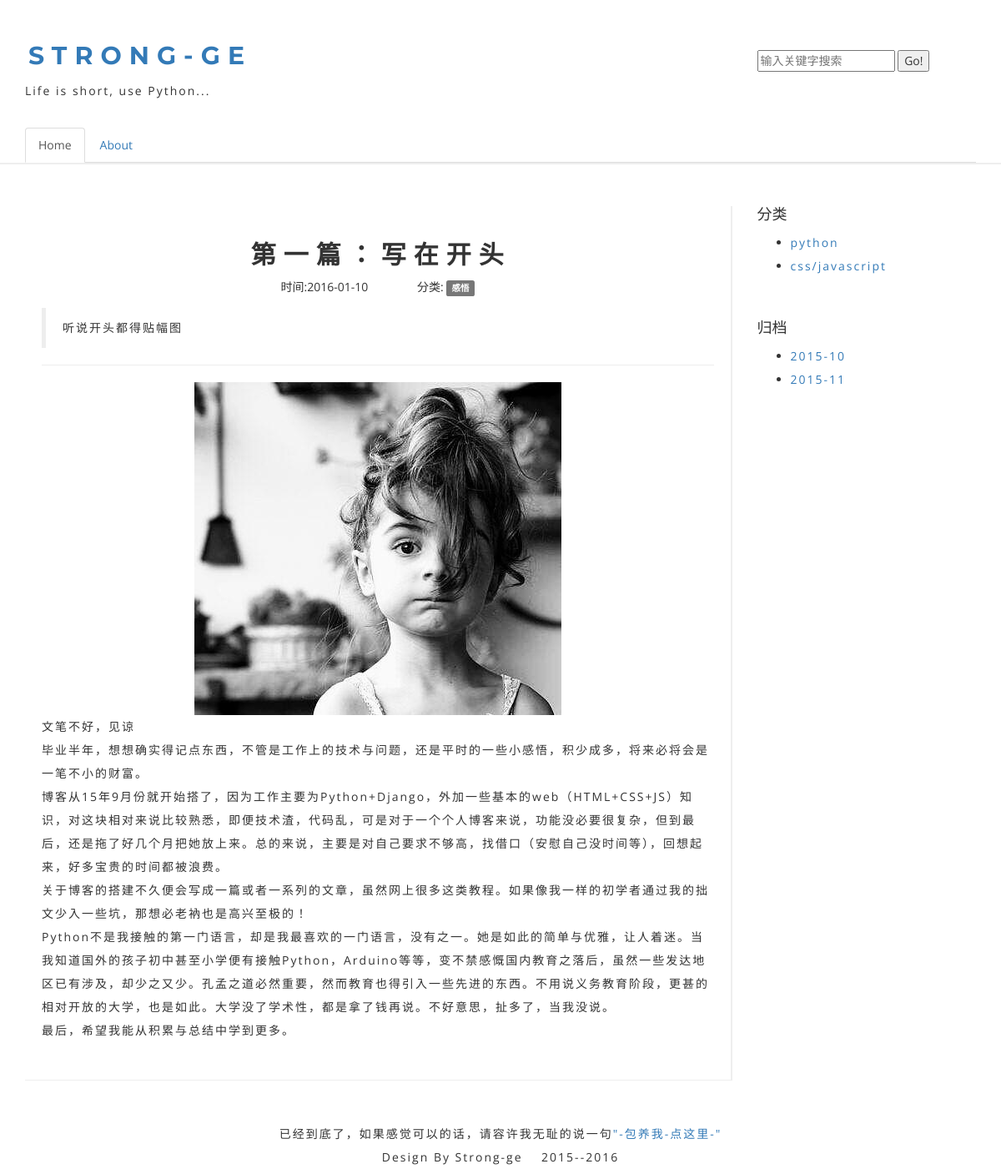
The app's page /artical/15/ with its own data.
### blog/models.py (models this page shows, shortened)
class Blog(models.Model):
    title = models.CharField(max_length=50)
    tags = models.ManyToManyField(Tag, blank=True)
    content = models.TextField()
    publish_time = models.DateTimeField(auto_now_add=True)
    update_time = models.DateTimeField(auto_now=True)

class Tag(models.Model):
    tag_name = models.CharField(max_length=20, blank=True)
    create_time = models.DateTimeField(auto_now_add=True)

### blog/views.py (the view)
# urls.py: url(r'^artical/(?P<aid>\d+)/$', 'blog.views.artical'),
def artical(request,aid):
	artical=Blog.objects.get(id=int(aid))
	return render_to_response('artical.html',locals())

### blog/templates/artical.html (shortened to what this page needs)
{%  include 'top.html'  %}
    {% load staticfiles %}
    <div class="container">
        <div class="row">
            <div class="col-md-9">
                <div class="main">
                    <article class="artical_div">
                        <div class="artical_title"><h1>{{artical.title}}</h1></div>
                        <div class="artical_info">
                            <span class="time">时间:{{ artical.update_time|date:"Y-m-d" }}</span>
                            <span class="lei">分类:
                                {%for tag in artical.tags.all%}
                                <span class="label label-default">{{tag.tag_name}}</span>
                            {%endfor%}
                            </span>
                        </div>
                        <div class="artical_content">
                            <p>{{artical.content|safe}}</p>
                        </div>
                    </article>
                </div>
            </div>
            <div class="col-md-3">
                <div class="right">
                    <div class="file">
                        <h4>分类</h4>
                        <ul>
                            <li><p><a href="">python</a></p></li>
                            <li><p><a href="">css/javascript</a></p></li>
                        </ul>
                    </div>
                    <div class="classify">
                        <h4>归档</h4>
                        <ul>
                            <li><p><a href="">2015-10</a></p></li>
                            <li><p><a href="">2015-11</a></p></li>
                        </ul>
                    </div>
                </div>
            </div>
        </div>
    </div>
{%  include 'bottom.html'  %}

### blog/static/css/blog.css (style rules this page uses)
body { font-family: 'Open Sans', 'Helvetica Neue', 'Hiragino Sans GB', 'LiHei Pro', Arial, sans-serif; color: #333; }
h1 { font-family: 'Montserrat', 'Helvetica Neue', Arial, sans-serif; font-weight: 700; font-size: 30px; letter-spacing: 9px; text-transform: uppercase; margin: 12px 0; left: 4px; }
h1,h2 { position: relative; }
p { font-size: 14px; line-height: 2em; margin: 0; letter-spacing: 2px; }
a:link { text-decoration: none; }
.main { margin-top: 50px; margin-bottom: 50px; border-right: 2px solid #eee; }
.artical_div { margin-top: 40px; margin-bottom: 40px; padding-top: 30px; padding-bottom: 30px; border-bottom: 1px solid #eee; }
.artical_title { margin-top: 10px; margin-bottom: 10px; text-align: center; }
.artical_info { margin-top: 3px; margin-bottom: 3px; text-align: center; }
.time { margin-right: 55px; }
.artical_content { margin-left: 20px; margin-right: 20px; margin-top: 15px; margin-bottom: 15px; }
.artical_content img { clear: both; display: block; margin:auto; }
.right { margin-top: 50px; }
.file { margin-bottom: 50px; }

### records on screen
Blog: title "第一篇：写在开头", update_time "2016-01-10", content "听说开头都得贴幅图 文笔不好，见谅 毕业半年，想想确实得记点东西，不管是工作上的技术与问题，还是平时的一些小感悟，积少成多，将来必将会是一笔不小的财富。 博客从15年9月份就开始搭了，因为工作主要为Python+Django，外加一些基本的web（HTML+CSS+JS）知识，对这块相对来说比较熟悉，即便技术渣，代码乱，可是对于一个个人博客来说，功能没必要很复杂，但到最后，还是拖了好几个月把她放上来。总的来说，主要是对自己要求不够高，找借口（安慰自己没时间等），回想起来，好多宝贵的时间都被浪费。 关于博客的搭建不久便会写成一篇或者一系列的文章，虽然网上很多这类教程。如果像我一样的初学者通过我的拙文少入一些坑，那想必老衲也是高兴至极的！ Python不是我接触的第一门语言，却是我最喜欢的一门语言，没有之一。她是如此的简单与优雅，让人着迷。当我知道国外的孩子初中甚至小学便有接触Python，Arduino等等，变不禁感慨国内教育之落后，虽然一些发达地区已有涉及，却少之又少。孔孟之道必然重要，然而教育也得引入一些先进的东西。不用说义务教育阶段，更甚的相对开放的大学，也是如此。大学没了学术性，都是拿了钱再说。不好意思，扯多了，当我没说。 最后，希望我能从积累与总结中学到更多。", content (picture)
Tag: tag_name "感悟"
